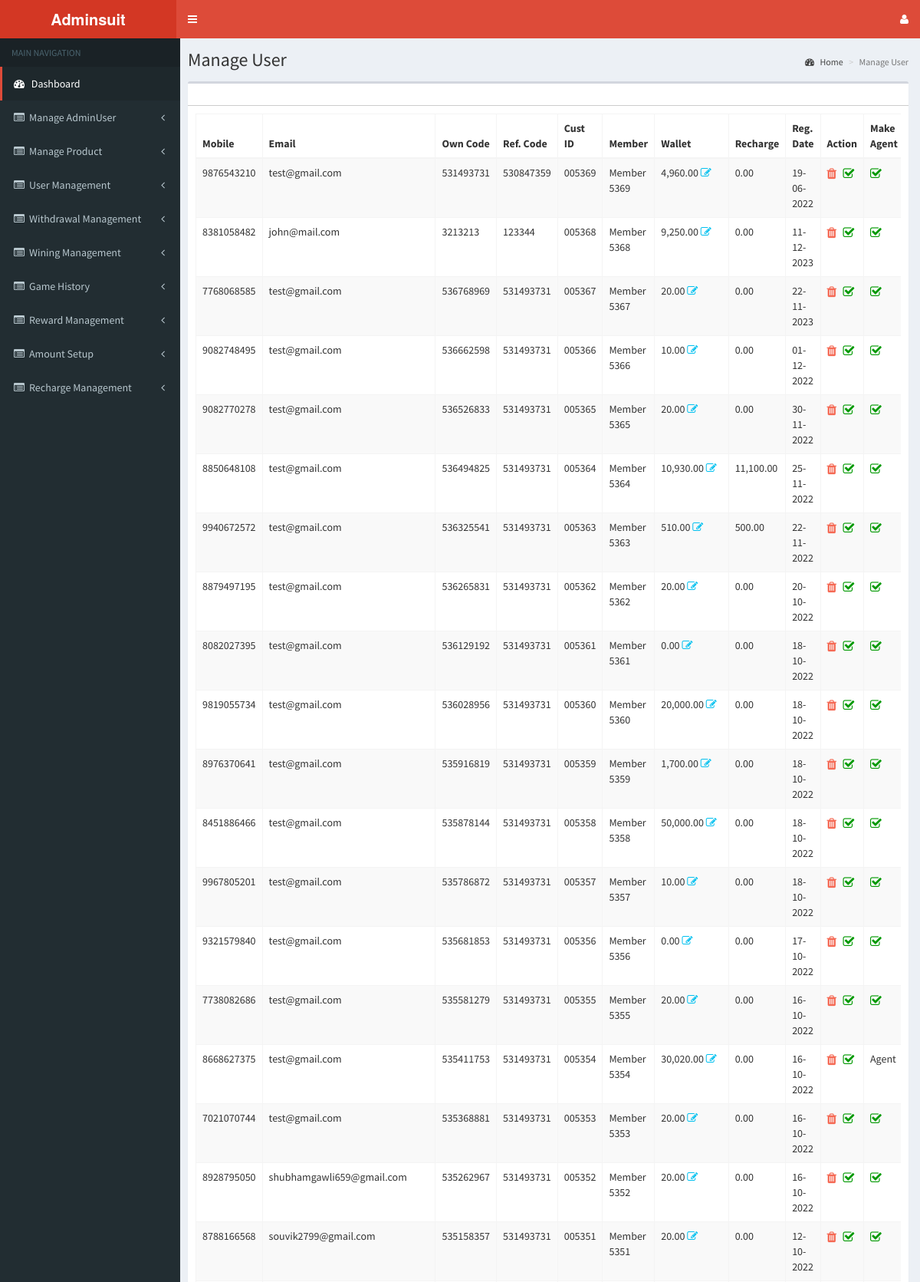
Screenshot of /admin/manage_user.php (signed in, upper part) with the database file from the repository.
### tables this page shows
CREATE TABLE `services` (
  `id` int(11) NOT NULL,
  `services` varchar(255) NOT NULL,
  `url` varchar(255) NOT NULL,
  `status` varchar(255) NOT NULL
);

CREATE TABLE `tbl_user` (
  `id` int(11) NOT NULL,
  `mobile` varchar(500) NOT NULL,
  `email` varchar(500) NOT NULL,
  `password` varchar(300) NOT NULL,
  `code` varchar(255) NOT NULL,
  `owncode` varchar(255) NOT NULL,
  `privacy` varchar(50) NOT NULL,
  `status` smallint(6) NOT NULL,
  `first_recharge_status` int(11) NOT NULL,
  `createdate` timestamp NOT NULL DEFAULT current_timestamp(),
  `is_agent` int(11) NOT NULL DEFAULT 0
);

CREATE TABLE `tbl_wallet` (
  `id` int(11) NOT NULL,
  `userid` int(11) NOT NULL,
  `amount` bigint(20) NOT NULL,
  `win_amt` varchar(40) NOT NULL DEFAULT '0' COMMENT 'only winning amount store and manage ',
  `envelopestatus` smallint(6) NOT NULL,
  `createdate` timestamp NOT NULL DEFAULT current_timestamp()
);

### admin/manage_user.php (the view, shortened to what this page needs)
<!DOCTYPE html>
<html>
<head>
  <link rel="stylesheet" href="bootstrap/css/bootstrap.min.css">
  <link rel="stylesheet" href="css/font-awesome.min.css">
  <link rel="stylesheet" href="css/ionicons.min.css">
  <link rel="stylesheet" href="dist/css/AdminLTE.min.css">
  <link rel="stylesheet" href="dist/css/skins/_all-skins.min.css">
  <link rel="stylesheet" href="plugins/iCheck/flat/blue.css">
  <link rel="stylesheet" href="plugins/morris/morris.css">
  <link rel="stylesheet" href="plugins/jvectormap/jquery-jvectormap-1.2.2.css">
  <link rel="stylesheet" href="plugins/datepicker/datepicker3.css">
  <link rel="stylesheet" href="plugins/daterangepicker/daterangepicker-bs3.css">
  <link rel="stylesheet" href="plugins/bootstrap-wysihtml5/bootstrap3-wysihtml5.min.css">
<link rel="stylesheet" href="plugins/datatables/dataTables.bootstrap.css">
<link rel="stylesheet" href="plugins/select2/select2.min.css">
<link rel="stylesheet" href="plugins/iCheck/all.css">
    <link href="css/custom.css" rel="stylesheet" type="text/css">
     <link rel="stylesheet" href="css/app.css" id="maincss">
</head>
<body class="hold-transition skin-red sidebar-mini">
<div class="wrapper">
<?php include ("include/connection.php");?>
<?php include ("include/header.inc.php");?>
 <?php include ("include/navigation.inc.php");?>
  <div class="content-wrapper">
    <section class="content-header">
      <h1>Manage User</h1>
      <ol class="breadcrumb">
        <li><a href="desktop.php"><i class="fa fa-dashboard"></i> Home</a></li>
        <li class="active">Manage User</li>
      </ol>
    </section>
    <section class="content">
      <div class="row">
        <div class="col-xs-12">
          <div class="box">
            <div class="box-header box-header2">
            <div class="col-xs-6 text-right">
         </div>
              <div class="col-sm-6">
              <div class="pull-right">&nbsp;</div>
       </div>
            </div>
            <div class="box-body">
  <form id="formID" name="formID" method="post" action="#" enctype="multipart/form-data">
          <div class="table-responsive">
              <table id="example1" class="table table-bordered table-striped">
                <thead>
                <tr>
                <th>Mobile</th>
                <th>Email</th>
                <th>Own Code</th>
                <th>Ref. Code</th>
                <th>Cust ID</th>
                <th>Member</th>
                <th>Wallet</th>
                <th>Recharge</th>
                <th>Reg. Date</th>
                 <th>Action</th>
                 <th>Make Agent</th>
                </tr>
                </thead>
                <tbody>
     <?php
  $Query=mysqli_query($con,"select * from `tbl_user` order by id desc");
  $i=0;
  while($row=mysqli_fetch_array($Query)){$i++;?>
                  <tr>
              <td><?php echo @$row["mobile"]; ?></td>
              <td><?php echo $row['email'];?></td>
              <td><?php echo @$row["owncode"]; ?></td>
              <td><?php echo @$row["code"]; ?></td>
              <td> <?php echo sprintf("%06d",@$row["id"]);?></td>
               <td> Member <?php echo $row["id"];?></td>
              <td><?php echo number_format(wallet($con,'amount',$row["id"]),2);?>&nbsp;<a href="javascript:void(0);" onClick="edit(<?php echo $row['id']; ?>,<?php echo @$row["mobile"]; ?>,<?php echo wallet($con,'amount',$row["id"]);?>)" class="text-aqua" title="Delete"><i class="fa fa-edit"></i></a>
              </td>
              <td><?php
			  $totalrecharge=mysqli_query($con,"select sum(`amount`)as total from  `tbl_walletsummery` where `userid`='".$row["id"]."' and `actiontype`='recharge'");
			  $totalResult=mysqli_fetch_array($totalrecharge);
			  echo number_format($totalResult['total'],2);?></td>
              <td><?php echo @date('d-m-Y', strtotime($row['createdate']));?></td>
			  <td>
              <a href="javascript:void(0);" onClick="delete_row(<?php echo $row['id']; ?>)" class="update-person" style="color:#f56954; font-size:16px;" title="Delete"><i class="fa fa-trash"></i></a>
			  <?php
	  if($row['status']==1){
	  ?>
      <a href="javascript:void(0);" onClick="Respond(<?php echo $row['id']; ?>)" class="update-person" style="color:#090; font-size:16px;" data-toggle="tooltip" title="Publish"><i class="fa fa-check-square-o"></i></a>
      <?php } else if($row['status']==0){?>
      &nbsp;
      <a href="javascript:void(0);" onClick="UnRespond(<?php echo $row['id']; ?>)" class="update-person" style="color:#f00; font-size:16px;" data-toggle="tooltip" title="Unpublish"><i class="fa fa-square-o"></i></a>
       <?php }?>
       </td>
       <td>
           <?php
	  if($row['is_agent']==0){
	  ?>
       <a href="makeagent.php?id=<?php echo $row['id'];  ?> "  class="update-person" style="color:#090; font-size:16px;" data-toggle="tooltip" title="Make Agent"><i class="fa fa-check-square-o"></i></a>
       <?php } else{?>
       Agent
       <?php } ?>
      </td>
                </tr>
        <?php }?>
                </tbody>
              </table>
             </div>
              </form>
            </div>
          </div>
        </div>
      </div>
    </section>
  </div>
<?php include("include/footer.inc.php");?></div>
</body>
</html>

### admin/include/navigation.inc.php (shortened to what this page needs)
<aside class="main-sidebar">
  <section class="sidebar">
  <ul class="sidebar-menu">
    <li class="header">MAIN NAVIGATION</li>
    <?php $session_role=$_SESSION['role_id'];
    $url = basename($_SERVER['PHP_SELF']) . '';
    $chkurl=mysqli_query($con,"select `id`,`p_id` from `child_menu` where `url`='".$url."' and `status`='1'");
    $chkurl_result=mysqli_fetch_array($chkurl);
    $chk= $chkurl_result['p_id'];
    $valurl=mysqli_query($con,"SELECT * FROM `task` where `role_id`='".$session_role."' And task  like '%$chk%' and `status`='1'");
    $val_row=mysqli_num_rows($valurl);
    if($val_row=='0'){
      session_start();
      session_unset();
      session_destroy();
      header("location:index.php?msg1=notauthorized");
    }else{
      $task=mysqli_query($con,"select * from `task` where `role_id`='".$session_role."' and `status`='1'");
      $task_result=mysqli_fetch_array($task);
      $taskid=$task_result['task'];
      $parent=mysqli_query($con,"Select * from `services` where id in($taskid) And `status`='1'");
      while(@$parent_array=mysqli_fetch_array($parent)){
        if($parent_array['url']=='desktop.php'){
          ?>
          <li class="active treeview"> <a href="<?php echo $parent_array['url']; ?>"> <i class="fa fa-dashboard"></i> <span><?php echo $parent_array['services']; ?></span> </a></li>
        <?php }else{?>
          <li class="treeview"> <a href="<?php echo $parent_array['url']; ?>"> <i class="fa fa-list-alt"></i><span><?php echo $parent_array['services']; ?></span><i class="fa fa-angle-left pull-right"></i></a>
          </li>
        <?php }
      }}
      ?>
      <li>&nbsp;</li>
      <li>&nbsp;</li>
    </ul>
  </section><br />
</aside>

### rows the page displays
services: services "Dashboard"
services: services "Manage AdminUser"
services: services "Manage Product"
services: services "User Management"
services: services "Withdrawal Management"
services: services "Wining Management"
services: services "Game History"
services: services "Reward Management"
services: services "Amount Setup"
services: services "Recharge Management"
tbl_user: mobile "9876543210", email "test@gmail.com", owncode "531493731", code "530847359", id "005369", id "5369", id.amount "4,960.00", total "0.00", createdate "19-06-2022"
tbl_user: mobile "8381058482", email "john@mail.com", owncode "3213213", code "123344", id "005368", id "5368", id.amount "9,250.00", total "0.00", createdate "11-12-2023"
tbl_user: mobile "7768068585", email "test@gmail.com", owncode "536768969", code "531493731", id "005367", id "5367", id.amount "20.00", total "0.00", createdate "22-11-2023"
tbl_user: mobile "9082748495", email "test@gmail.com", owncode "536662598", code "531493731", id "005366", id "5366", id.amount "10.00", total "0.00", createdate "01-12-2022"
tbl_user: mobile "9082770278", email "test@gmail.com", owncode "536526833", code "531493731", id "005365", id "5365", id.amount "20.00", total "0.00", createdate "30-11-2022"
tbl_user: mobile "8850648108", email "test@gmail.com", owncode "536494825", code "531493731", id "005364", id "5364", id.amount "10,930.00", total "11,100.00", createdate "25-11-2022"
tbl_user: mobile "9940672572", email "test@gmail.com", owncode "536325541", code "531493731", id "005363", id "5363", id.amount "510.00", total "500.00", createdate "22-11-2022"
tbl_user: mobile "8879497195", email "test@gmail.com", owncode "536265831", code "531493731", id "005362", id "5362", id.amount "20.00", total "0.00", createdate "20-10-2022"
tbl_user: mobile "8082027395", email "test@gmail.com", owncode "536129192", code "531493731", id "005361", id "5361", id.amount "0.00", total "0.00", createdate "18-10-2022"
tbl_user: mobile "9819055734", email "test@gmail.com", owncode "536028956", code "531493731", id "005360", id "5360", id.amount "20,000.00", total "0.00", createdate "18-10-2022"
tbl_user: mobile "8976370641", email "test@gmail.com", owncode "535916819", code "531493731", id "005359", id "5359", id.amount "1,700.00", total "0.00", createdate "18-10-2022"
tbl_user: mobile "8451886466", email "test@gmail.com", owncode "535878144", code "531493731", id "005358", id "5358", id.amount "50,000.00", total "0.00", createdate "18-10-2022"
tbl_user: mobile "9967805201", email "test@gmail.com", owncode "535786872", code "531493731", id "005357", id "5357", id.amount "10.00", total "0.00", createdate "18-10-2022"
tbl_user: mobile "9321579840", email "test@gmail.com", owncode "535681853", code "531493731", id "005356", id "5356", id.amount "0.00", total "0.00", createdate "17-10-2022"
tbl_user: mobile "7738082686", email "test@gmail.com", owncode "535581279", code "531493731", id "005355", id "5355", id.amount "20.00", total "0.00", createdate "16-10-2022"
tbl_user: mobile "8668627375", email "test@gmail.com", owncode "535411753", code "531493731", id "005354", id "5354", id.amount "30,020.00", total "0.00", createdate "16-10-2022", is_agent "Agent"
tbl_user: mobile "7021070744", email "test@gmail.com", owncode "535368881", code "531493731", id "005353", id "5353", id.amount "20.00", total "0.00", createdate "16-10-2022"
tbl_user: mobile "8928795050", email "shubhamgawli659@gmail.com", owncode "535262967", code "531493731", id "005352", id "5352", id.amount "20.00", total "0.00", createdate "16-10-2022"
tbl_user: mobile "8788166568", email "souvik2799@gmail.com", owncode "535158357", code "531493731", id "005351", id "5351", id.amount "20.00", total "0.00", createdate "12-10-2022"
